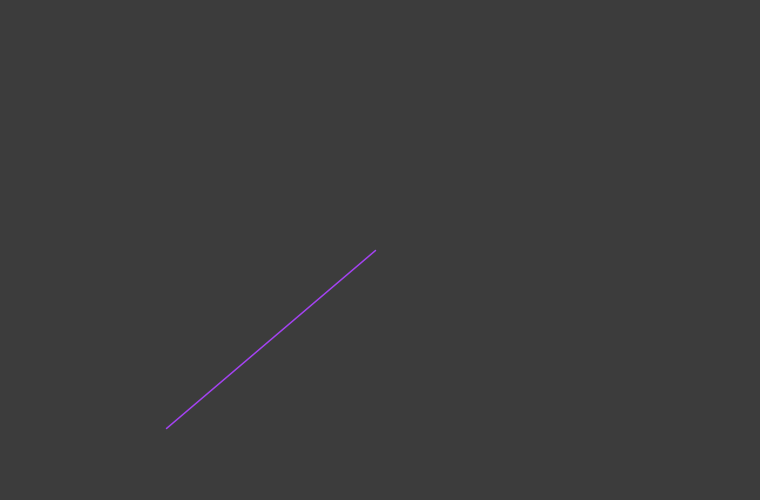
Frame 1 (no input)
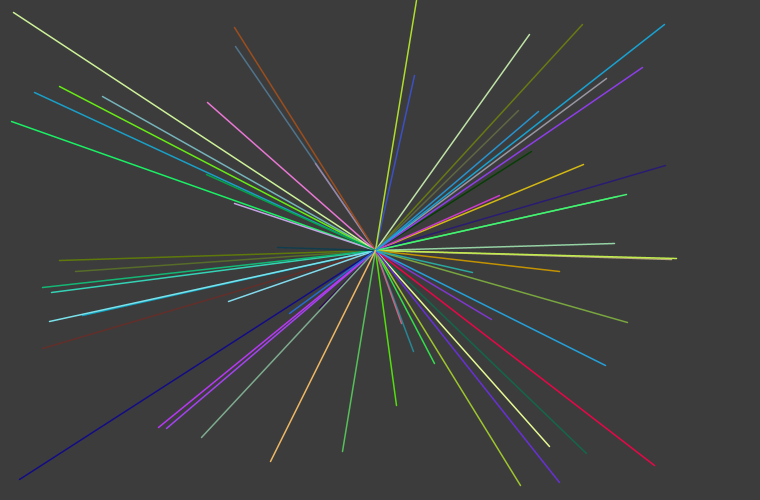
Frame 60 (the mouse pressed at the canvas centre just before this capture)
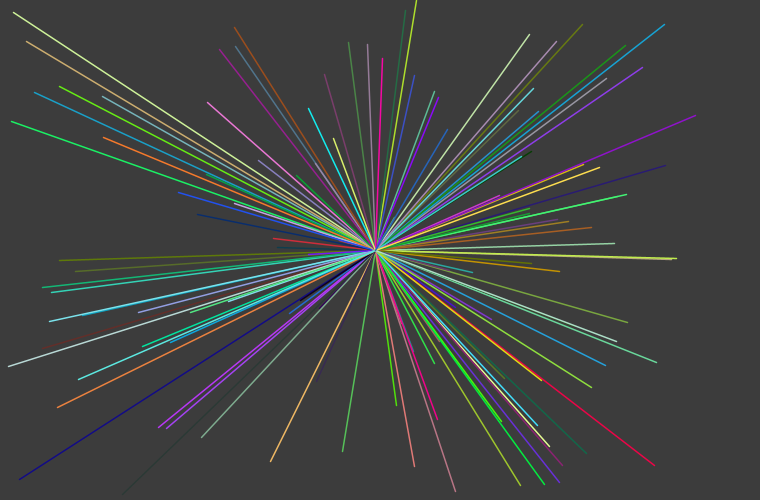
Frame 120 (the mouse held since frame 60 and released just before this capture)

The Processing sketch that drew these frames (run headless with seeded random() and noise(); from frame 60 on, the mouse is pressed at the canvas centre):

// Processing sketch: lineRandom
// ── lineRandom.pde
void setup(){
  size(760,500);
  background(60);
  frameRate(10);
}

void draw(){
  stroke(random(255),random(255),random(255));
  strokeWeight(1.5);
  line(375,250,random(700),random(500));
}
